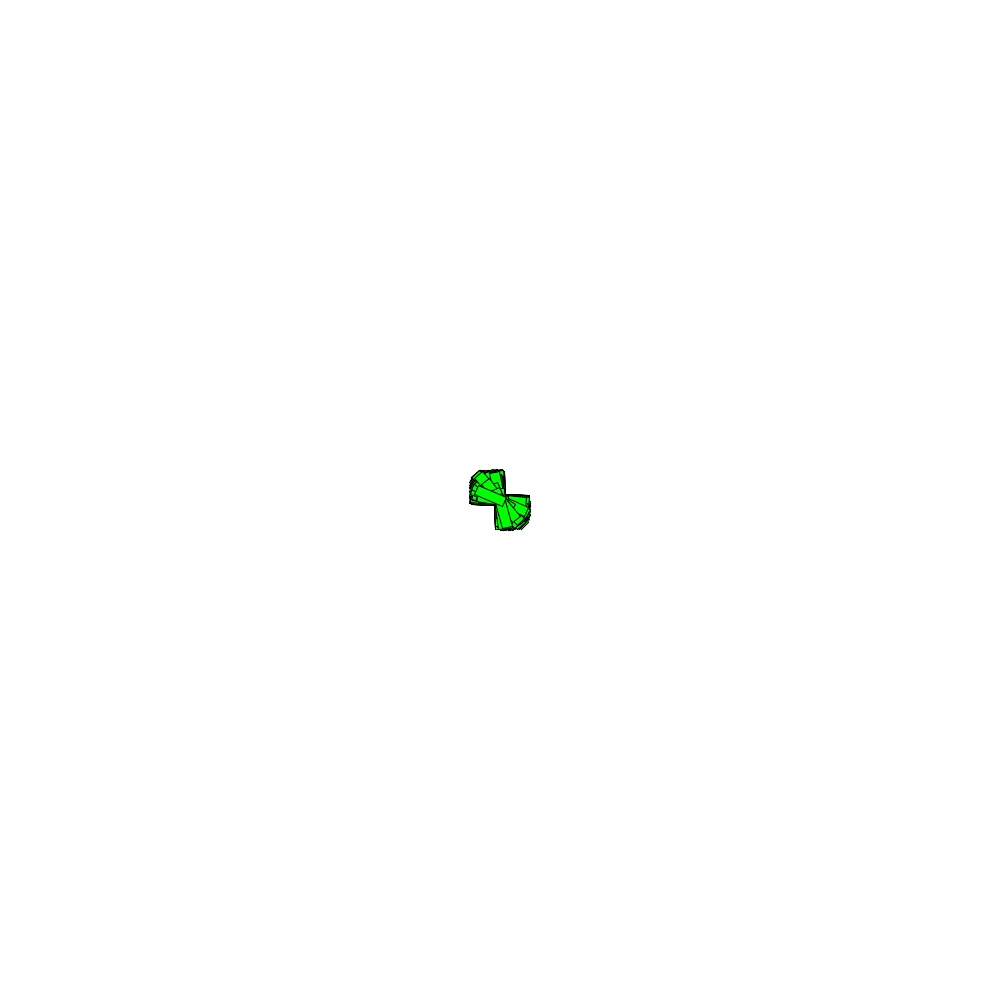
Frame 1 (no input)
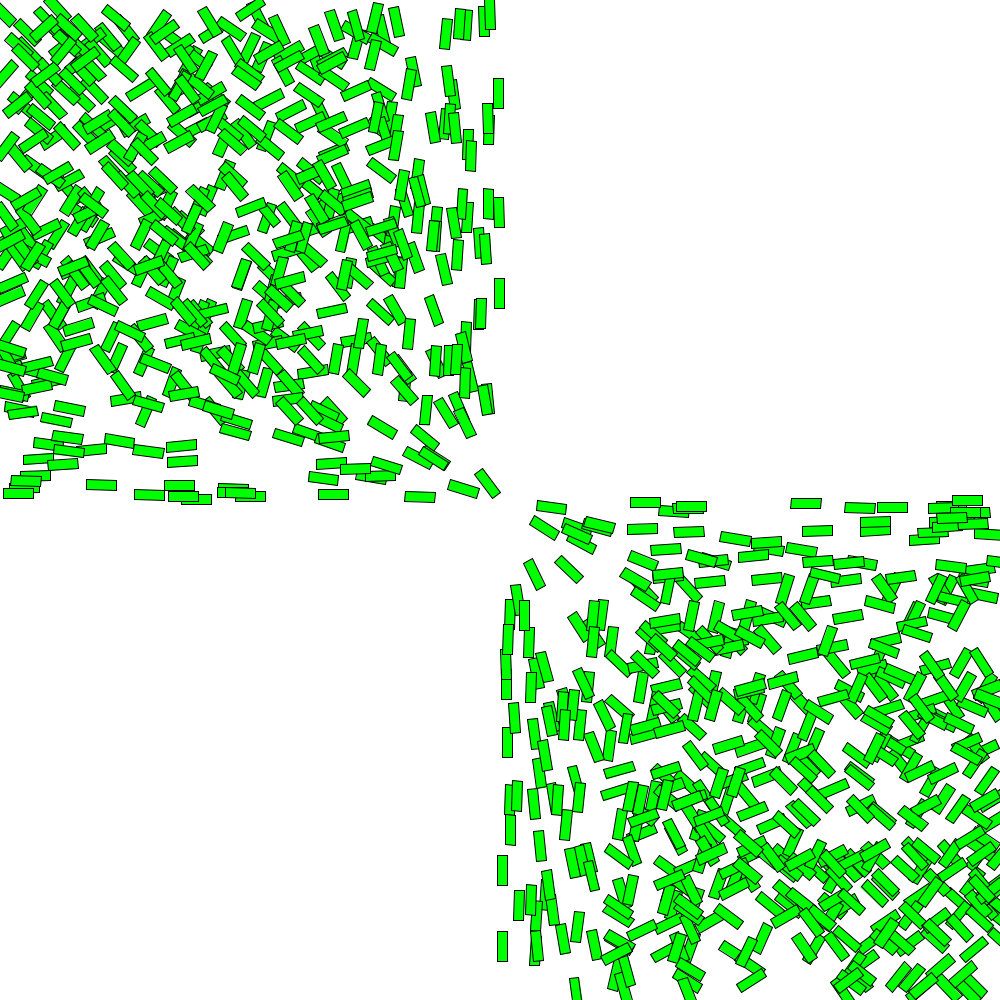
Frame 60 (the mouse pressed at the canvas centre just before this capture)
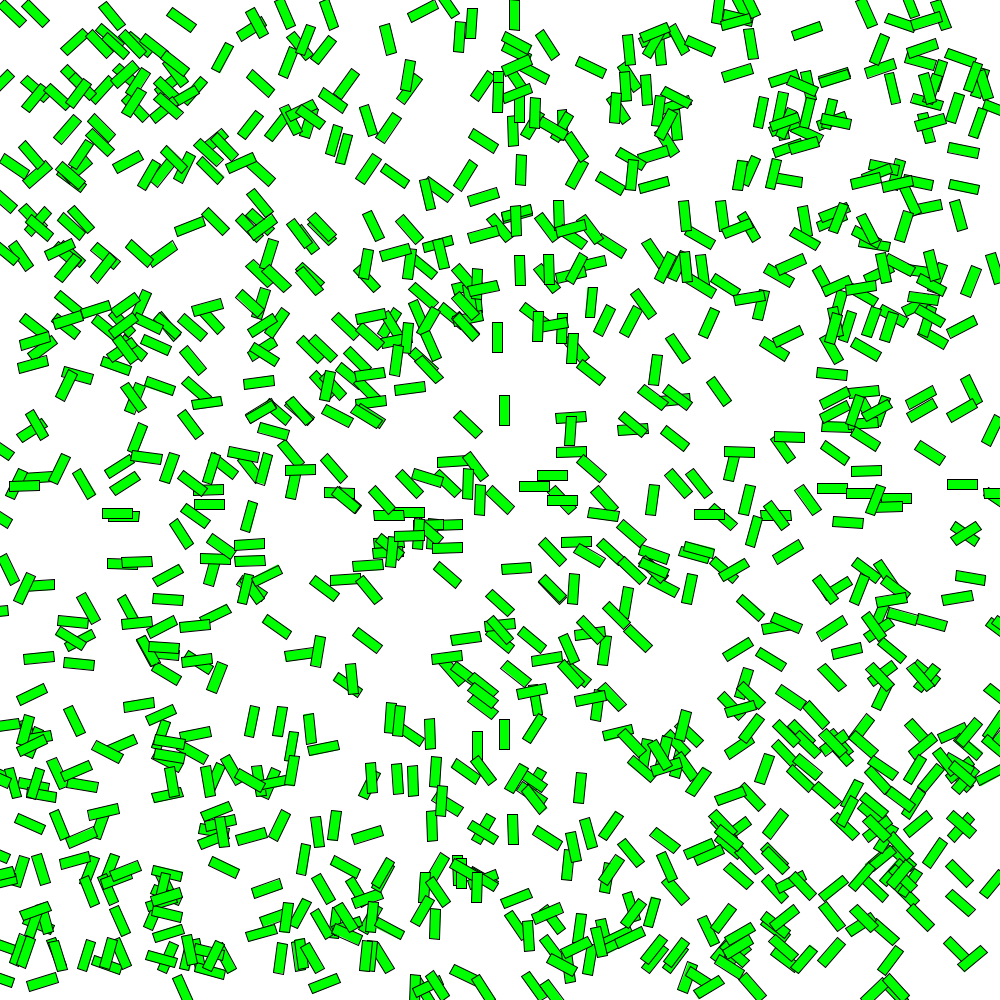
Frame 120 (the mouse held since frame 60 and released just before this capture)

The Processing sketch that drew these frames (run headless with seeded random() and noise(); from frame 60 on, the mouse is pressed at the canvas centre):

// Processing sketch: Projectiles
// ── Projectiles.pde
//ArrayList<Proj> projectiles = new ArrayList<Proj>();

Proj[] projectiles;
int projCount = 1000;

void setup() {
  size(1000, 1000);
  projectiles = new Proj[projCount];
  for(int i = 0; i < projCount; i++) {
    PVector velocity = new PVector(random(0, 15), random(0, 15));
    if (boolean((int)random(2))) {
      velocity.mult(-1);  
    }
    println(velocity);
    Proj p = new Proj(new PVector(width / 2, height / 2), velocity);
    projectiles[i] = p;
  }
}

void draw() {
  background(255);
  for (int i = projectiles.length - 1; i >= 0; i--) {
    projectiles[i].run();
  }
}

// ── Proj.pde
class Proj{
  PVector position;
  PVector velocity;
  PVector size;
  float rotation;
  
  Proj(PVector _position, PVector _velocity) {
    position = _position;
    velocity = _velocity;
    rotation = 0;
    size = new PVector(10, 30);
  }
  
  void run() {
     checkCollisions();
     move();
     drawProj();
  }
  
  void drawProj() {
    fill(0, 255, 0);
    rectMode(CENTER);
    pushMatrix();
      translate(position.x, position.y);
      rotate(rotation);
      rect(0, 0, size.x, size.y);
    popMatrix();
  }
  
  void move() {
    position.add(velocity);
    rotation = -atan2(velocity.x, velocity.y);
  }
  
  void checkCollisions() {
    if(position.x + size.x / 2 > width || position.x - size.x / 2 < 0) {
      velocity.x *= -1;
    }
    
    if(position.y + size.y / 2 > width || position.y - size.y / 2 < 0) {
      velocity.y *= -1;
    } 
  }
}
